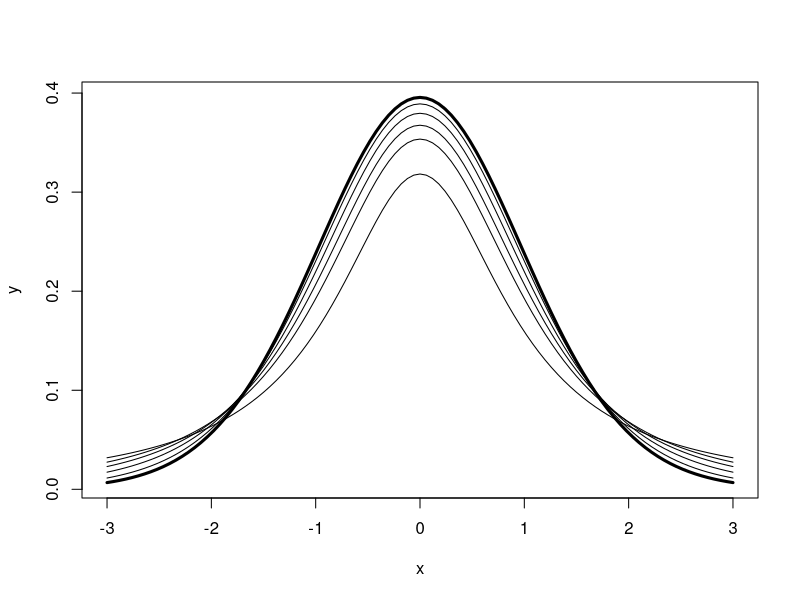
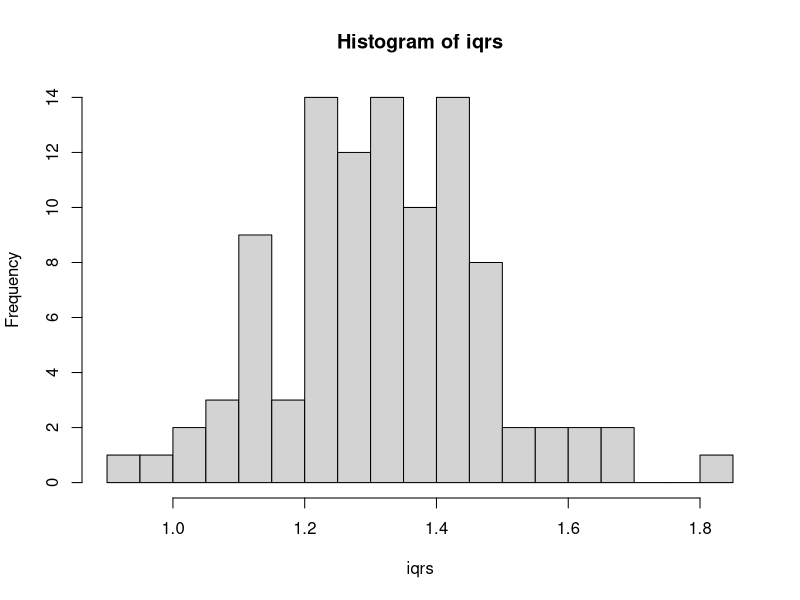
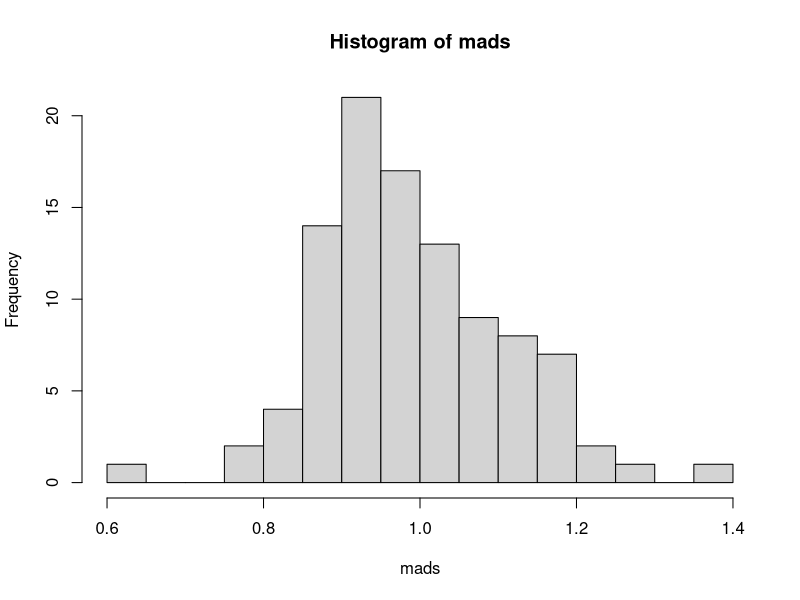

The R source for these figures, in order:
## ---- chunk 1
curve(dt(x, df = 30), from = -3, to = 3, lwd = 3, ylab = "y")
ind <- c(1, 2, 3, 5, 10)
for (i in ind) curve(dt(x, df = i), -3, 3, add = TRUE)
## ---- chunk 2
qt(0.01, df = 23, lower.tail = FALSE)
## ---- chunk 3
iqrs <- replicate(100, IQR(rnorm(100)))
## ---- chunk 4
mean(iqrs)    # close to 1
## ---- chunk 5
sd(iqrs)
## ---- chunk 6
hist(iqrs, breaks = 20)
## ---- chunk 7
mads <- replicate(100, mad(rnorm(100)))
## ---- chunk 8
mean(mads)    # close to 1.349
## ---- chunk 9
sd(mads)
## ---- chunk 10
hist(mads, breaks = 20)
## ---- chunk 11
k <- 1
n <- sample(10:30, size=10, replace = TRUE)
mu <- round(rnorm(10, mean = 20))
